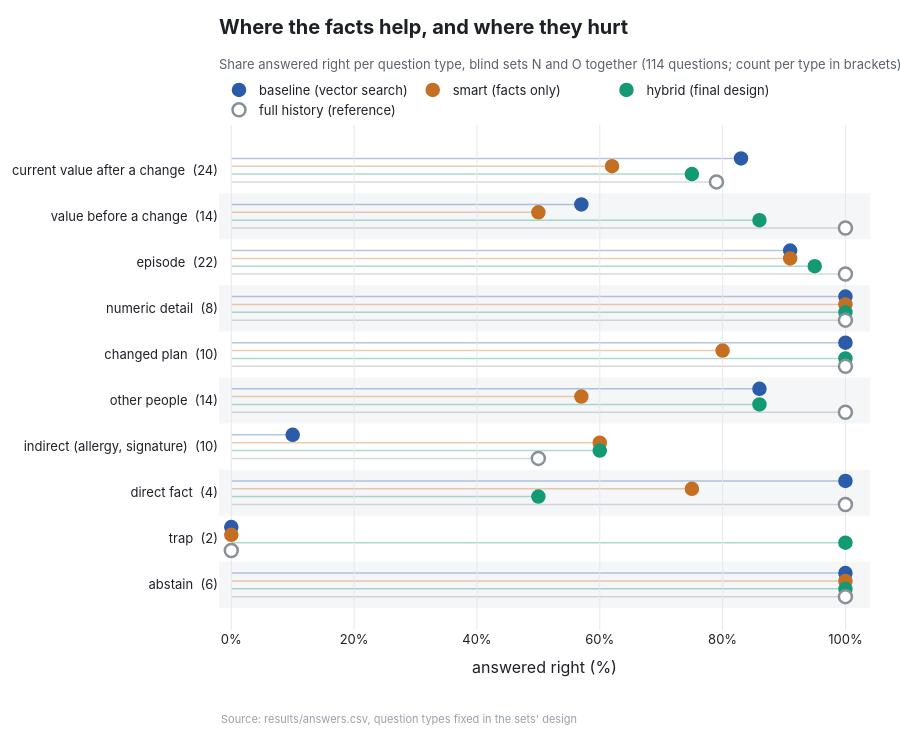

This figure's notebook cell:
### Markdown cell above
## Where the facts help, and where they hurt

### Code cell
ch.by_type()

### Figure 1 — Plotly figure (JSON) as saved in the notebook; plotly's stock layout.template omitted (floating-point values rounded to 4 significant figures)
{"data": [{"customdata": ["current value after a change  (24)", "value before a change  (14)", "episode  (22)", "numeric detail  (8)", "changed plan  (10)", "other people  (14)", "indirect (allergy, signature)  (10)", "direct fact  (4)", "trap  (2)", "abstain  (6)"], "hovertemplate": "<b>%{customdata}</b><br>baseline (vector search): %{x:.0f}% right<extra></extra>", "marker": {"color": "#2b5ca8", "line": {"color": "#2b5ca8", "width": 1.5}, "size": 13}, "mode": "markers", "name": "baseline (vector search)", "type": "scatter", "x": [83.0, 57.0, 91.0, 100.0, 100.0, 86.0, 10.0, 100.0, 0.0, 100.0], "y": [-0.255, 0.745, 1.745, 2.745, 3.745, 4.745, 5.745, 6.745, 7.745, 8.745]}, {"customdata": ["current value after a change  (24)", "value before a change  (14)", "episode  (22)", "numeric detail  (8)", "changed plan  (10)", "other people  (14)", "indirect (allergy, signature)  (10)", "direct fact  (4)", "trap  (2)", "abstain  (6)"], "hovertemplate": "<b>%{customdata}</b><br>smart (facts only): %{x:.0f}% right<extra></extra>", "marker": {"color": "#c46f22", "line": {"color": "#c46f22", "width": 1.5}, "size": 13}, "mode": "markers", "name": "smart (facts only)", "type": "scatter", "x": [62.0, 50.0, 91.0, 100.0, 80.0, 57.0, 60.0, 75.0, 0.0, 100.0], "y": [-0.085, 0.915, 1.915, 2.915, 3.915, 4.915, 5.915, 6.915, 7.915, 8.915]}, {"customdata": ["current value after a change  (24)", "value before a change  (14)", "episode  (22)", "numeric detail  (8)", "changed plan  (10)", "other people  (14)", "indirect (allergy, signature)  (10)", "direct fact  (4)", "trap  (2)", "abstain  (6)"], "hovertemplate": "<b>%{customdata}</b><br>hybrid (final design): %{x:.0f}% right<extra></extra>", "marker": {"color": "#139a74", "line": {"color": "#139a74", "width": 1.5}, "size": 13}, "mode": "markers", "name": "hybrid (final design)", "type": "scatter", "x": [75.0, 86.0, 95.0, 100.0, 100.0, 86.0, 60.0, 50.0, 100.0, 100.0], "y": [0.085, 1.085, 2.085, 3.085, 4.085, 5.085, 6.085, 7.085, 8.085, 9.085]}, {"customdata": ["current value after a change  (24)", "value before a change  (14)", "episode  (22)", "numeric detail  (8)", "changed plan  (10)", "other people  (14)", "indirect (allergy, signature)  (10)", "direct fact  (4)", "trap  (2)", "abstain  (6)"], "hovertemplate": "<b>%{customdata}</b><br>full history (reference): %{x:.0f}% right<extra></extra>", "marker": {"color": "white", "line": {"color": "#8a9099", "width": 2.5}, "size": 13}, "mode": "markers", "name": "full history (reference)", "type": "scatter", "x": [79.0, 100.0, 100.0, 100.0, 100.0, 100.0, 50.0, 100.0, 0.0, 100.0], "y": [0.255, 1.255, 2.255, 3.255, 4.255, 5.255, 6.255, 7.255, 8.255, 9.255]}], "layout": {"annotations": [{"font": {"color": "#9aa0a8", "size": 11}, "showarrow": false, "text": "Source: results/answers.csv, question types fixed in the sets' design", "x": 0, "xanchor": "left", "xref": "paper", "y": 0, "yanchor": "bottom", "yref": "paper", "yshift": -98}], "height": 740, "margin": {"b": 110, "l": 20, "r": 30, "t": 125}, "shapes": [{"layer": "below", "line": {"color": "#2b5ca8", "width": 1.5}, "opacity": 0.35, "type": "line", "x0": 0, "x1": 83, "y0": -0.255, "y1": -0.255}, {"layer": "below", "line": {"color": "#2b5ca8", "width": 1.5}, "opacity": 0.35, "type": "line", "x0": 0, "x1": 57, "y0": 0.745, "y1": 0.745}, {"layer": "below", "line": {"color": "#2b5ca8", "width": 1.5}, "opacity": 0.35, "type": "line", "x0": 0, "x1": 91, "y0": 1.745, "y1": 1.745}, {"layer": "below", "line": {"color": "#2b5ca8", "width": 1.5}, "opacity": 0.35, "type": "line", "x0": 0, "x1": 100, "y0": 2.745, "y1": 2.745}, {"layer": "below", "line": {"color": "#2b5ca8", "width": 1.5}, "opacity": 0.35, "type": "line", "x0": 0, "x1": 100, "y0": 3.745, "y1": 3.745}, {"layer": "below", "line": {"color": "#2b5ca8", "width": 1.5}, "opacity": 0.35, "type": "line", "x0": 0, "x1": 86, "y0": 4.745, "y1": 4.745}, {"layer": "below", "line": {"color": "#2b5ca8", "width": 1.5}, "opacity": 0.35, "type": "line", "x0": 0, "x1": 10, "y0": 5.745, "y1": 5.745}, {"layer": "below", "line": {"color": "#2b5ca8", "width": 1.5}, "opacity": 0.35, "type": "line", "x0": 0, "x1": 100, "y0": 6.745, "y1": 6.745}, {"layer": "below", "line": {"color": "#2b5ca8", "width": 1.5}, "opacity": 0.35, "type": "line", "x0": 0, "x1": 0, "y0": 7.745, "y1": 7.745}, {"layer": "below", "line": {"color": "#2b5ca8", "width": 1.5}, "opacity": 0.35, "type": "line", "x0": 0, "x1": 100, "y0": 8.745, "y1": 8.745}, {"layer": "below", "line": {"color": "#c46f22", "width": 1.5}, "opacity": 0.35, "type": "line", "x0": 0, "x1": 62, "y0": -0.085, "y1": -0.085}, {"layer": "below", "line": {"color": "#c46f22", "width": 1.5}, "opacity": 0.35, "type": "line", "x0": 0, "x1": 50, "y0": 0.915, "y1": 0.915}, {"layer": "below", "line": {"color": "#c46f22", "width": 1.5}, "opacity": 0.35, "type": "line", "x0": 0, "x1": 91, "y0": 1.915, "y1": 1.915}, {"layer": "below", "line": {"color": "#c46f22", "width": 1.5}, "opacity": 0.35, "type": "line", "x0": 0, "x1": 100, "y0": 2.915, "y1": 2.915}, {"layer": "below", "line": {"color": "#c46f22", "width": 1.5}, "opacity": 0.35, "type": "line", "x0": 0, "x1": 80, "y0": 3.915, "y1": 3.915}, {"layer": "below", "line": {"color": "#c46f22", "width": 1.5}, "opacity": 0.35, "type": "line", "x0": 0, "x1": 57, "y0": 4.915, "y1": 4.915}, {"layer": "below", "line": {"color": "#c46f22", "width": 1.5}, "opacity": 0.35, "type": "line", "x0": 0, "x1": 60, "y0": 5.915, "y1": 5.915}, {"layer": "below", "line": {"color": "#c46f22", "width": 1.5}, "opacity": 0.35, "type": "line", "x0": 0, "x1": 75, "y0": 6.915, "y1": 6.915}, {"layer": "below", "line": {"color": "#c46f22", "width": 1.5}, "opacity": 0.35, "type": "line", "x0": 0, "x1": 0, "y0": 7.915, "y1": 7.915}, {"layer": "below", "line": {"color": "#c46f22", "width": 1.5}, "opacity": 0.35, "type": "line", "x0": 0, "x1": 100, "y0": 8.915, "y1": 8.915}, {"layer": "below", "line": {"color": "#139a74", "width": 1.5}, "opacity": 0.35, "type": "line", "x0": 0, "x1": 75, "y0": 0.085, "y1": 0.085}, {"layer": "below", "line": {"color": "#139a74", "width": 1.5}, "opacity": 0.35, "type": "line", "x0": 0, "x1": 86, "y0": 1.085, "y1": 1.085}, {"layer": "below", "line": {"color": "#139a74", "width": 1.5}, "opacity": 0.35, "type": "line", "x0": 0, "x1": 95, "y0": 2.085, "y1": 2.085}, {"layer": "below", "line": {"color": "#139a74", "width": 1.5}, "opacity": 0.35, "type": "line", "x0": 0, "x1": 100, "y0": 3.085, "y1": 3.085}, {"layer": "below", "line": {"color": "#139a74", "width": 1.5}, "opacity": 0.35, "type": "line", "x0": 0, "x1": 100, "y0": 4.085, "y1": 4.085}, {"layer": "below", "line": {"color": "#139a74", "width": 1.5}, "opacity": 0.35, "type": "line", "x0": 0, "x1": 86, "y0": 5.085, "y1": 5.085}, {"layer": "below", "line": {"color": "#139a74", "width": 1.5}, "opacity": 0.35, "type": "line", "x0": 0, "x1": 60, "y0": 6.085, "y1": 6.085}, {"layer": "below", "line": {"color": "#139a74", "width": 1.5}, "opacity": 0.35, "type": "line", "x0": 0, "x1": 50, "y0": 7.085, "y1": 7.085}, {"layer": "below", "line": {"color": "#139a74", "width": 1.5}, "opacity": 0.35, "type": "line", "x0": 0, "x1": 100, "y0": 8.085, "y1": 8.085}, {"layer": "below", "line": {"color": "#139a74", "width": 1.5}, "opacity": 0.35, "type": "line", "x0": 0, "x1": 100, "y0": 9.085, "y1": 9.085}, {"layer": "below", "line": {"color": "#8a9099", "width": 1.5}, "opacity": 0.35, "type": "line", "x0": 0, "x1": 79, "y0": 0.255, "y1": 0.255}, {"layer": "below", "line": {"color": "#8a9099", "width": 1.5}, "opacity": 0.35, "type": "line", "x0": 0, "x1": 100, "y0": 1.255, "y1": 1.255}, {"layer": "below", "line": {"color": "#8a9099", "width": 1.5}, "opacity": 0.35, "type": "line", "x0": 0, "x1": 100, "y0": 2.255, "y1": 2.255}, {"layer": "below", "line": {"color": "#8a9099", "width": 1.5}, "opacity": 0.35, "type": "line", "x0": 0, "x1": 100, "y0": 3.255, "y1": 3.255}, {"layer": "below", "line": {"color": "#8a9099", "width": 1.5}, "opacity": 0.35, "type": "line", "x0": 0, "x1": 100, "y0": 4.255, "y1": 4.255}, {"layer": "below", "line": {"color": "#8a9099", "width": 1.5}, "opacity": 0.35, "type": "line", "x0": 0, "x1": 100, "y0": 5.255, "y1": 5.255}, {"layer": "below", "line": {"color": "#8a9099", "width": 1.5}, "opacity": 0.35, "type": "line", "x0": 0, "x1": 50, "y0": 6.255, "y1": 6.255}, {"layer": "below", "line": {"color": "#8a9099", "width": 1.5}, "opacity": 0.35, "type": "line", "x0": 0, "x1": 100, "y0": 7.255, "y1": 7.255}, {"layer": "below", "line": {"color": "#8a9099", "width": 1.5}, "opacity": 0.35, "type": "line", "x0": 0, "x1": 0, "y0": 8.255, "y1": 8.255}, {"layer": "below", "line": {"color": "#8a9099", "width": 1.5}, "opacity": 0.35, "type": "line", "x0": 0, "x1": 100, "y0": 9.255, "y1": 9.255}, {"fillcolor": "#f5f6f8", "layer": "below", "line": {"width": 0}, "type": "rect", "x0": 0, "x1": 1, "xref": "x domain", "y0": 0.5, "y1": 1.5, "yref": "y"}, {"fillcolor": "#f5f6f8", "layer": "below", "line": {"width": 0}, "type": "rect", "x0": 0, "x1": 1, "xref": "x domain", "y0": 2.5, "y1": 3.5, "yref": "y"}, {"fillcolor": "#f5f6f8", "layer": "below", "line": {"width": 0}, "type": "rect", "x0": 0, "x1": 1, "xref": "x domain", "y0": 4.5, "y1": 5.5, "yref": "y"}, {"fillcolor": "#f5f6f8", "layer": "below", "line": {"width": 0}, "type": "rect", "x0": 0, "x1": 1, "xref": "x domain", "y0": 6.5, "y1": 7.5, "yref": "y"}, {"fillcolor": "#f5f6f8", "layer": "below", "line": {"width": 0}, "type": "rect", "x0": 0, "x1": 1, "xref": "x domain", "y0": 8.5, "y1": 9.5, "yref": "y"}], "title": {"font": {"size": 20}, "pad": {"t": 20}, "subtitle": {"font": {"color": "#5b616b", "size": 13}, "text": "Share answered right per question type, blind sets N and O together (114 questions; count per type in brackets)"}, "text": "<b>Where the facts help, and where they hurt</b>", "x": 0, "xanchor": "left", "xref": "paper", "y": 1, "yanchor": "top", "yref": "container"}, "xaxis": {"range": [-2, 104], "ticksuffix": "%", "title": {"text": "answered right (%)"}}, "yaxis": {"autorange": "reversed", "showgrid": false, "ticktext": ["current value after a change  (24)", "value before a change  (14)", "episode  (22)", "numeric detail  (8)", "changed plan  (10)", "other people  (14)", "indirect (allergy, signature)  (10)", "direct fact  (4)", "trap  (2)", "abstain  (6)"], "tickvals": [0, 1, 2, 3, 4, 5, 6, 7, 8, 9]}}}
